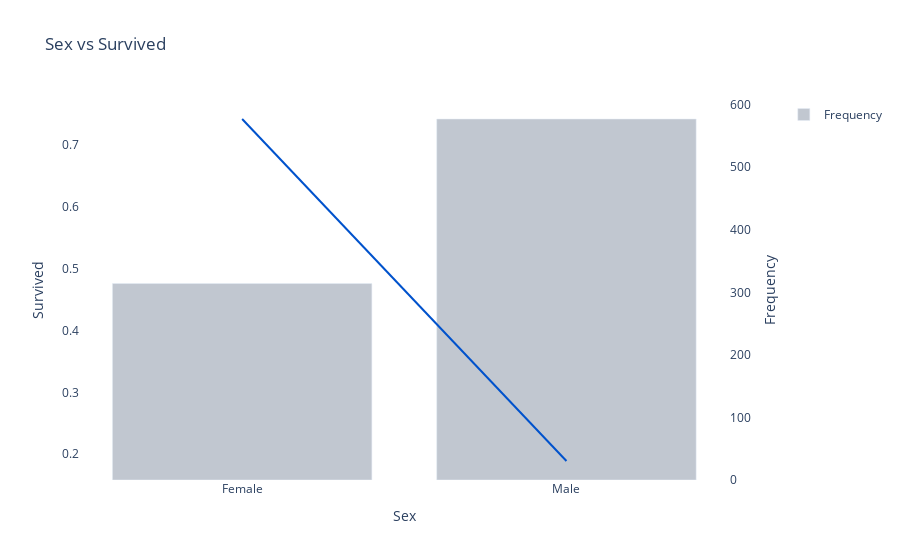

Notebook code cell kept with this figure:
### Code cell
model.plot_one_way_analysis("Sex")

### Figure 1 — Plotly figure (JSON) as saved in the notebook; plotly's stock layout.template omitted (floating-point values rounded to 4 significant figures)
{"data": [{"hovertemplate": "Sex=%{x}<br>Survived=%{y}<extra></extra>", "legendgroup": "", "line": {"color": "#0052CC", "dash": "solid"}, "marker": {"symbol": "circle"}, "mode": "lines", "name": "", "orientation": "v", "showlegend": false, "type": "scatter", "x": ["Female", "Male"], "xaxis": "x", "y": [0.742, 0.1889], "yaxis": "y2"}, {"marker": {"color": "#C1C7D0"}, "name": "Frequency", "type": "bar", "x": ["Female", "Male"], "xaxis": "x", "y": [314, 577], "yaxis": "y"}], "layout": {"plot_bgcolor": "white", "title": {"text": "Sex vs Survived"}, "xaxis": {"anchor": "y", "domain": [0, 0.94], "showgrid": false, "title": {"text": "Sex"}}, "yaxis": {"anchor": "x", "domain": [0, 1], "showgrid": false, "side": "right", "title": {"text": "Frequency"}}, "yaxis2": {"anchor": "x", "overlaying": "y", "showgrid": false, "side": "left", "title": {"text": "Survived"}}}}
